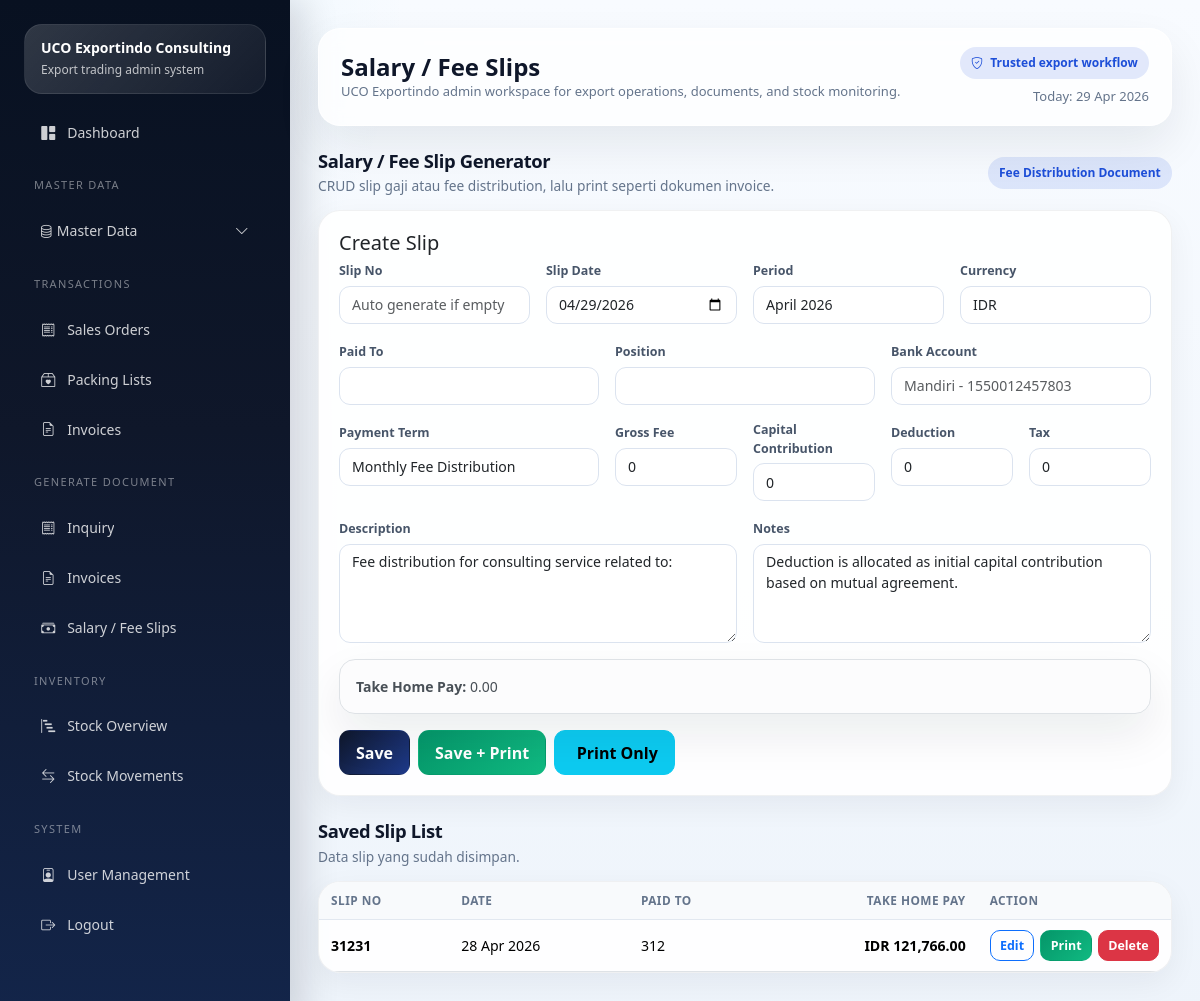
Page /index.php/fee_slips (signed in) on the committed database.
### tables this page shows
CREATE TABLE IF NOT EXISTS `fee_slips` (
  `id` int NOT NULL AUTO_INCREMENT,
  `slip_no` varchar(60) NOT NULL,
  `slip_date` date NOT NULL,
  `period_text` varchar(100) DEFAULT NULL,
  `payee_name` varchar(150) NOT NULL,
  `position_text` varchar(150) DEFAULT NULL,
  `bank_account` text,
  `payment_term` varchar(150) DEFAULT NULL,
  `currency_text` varchar(20) DEFAULT 'IDR',
  `description` text,
  `notes` text,
  `gross_fee` decimal(18,2) NOT NULL DEFAULT '0.00',
  `capital_contribution` decimal(18,2) NOT NULL DEFAULT '0.00',
  `deduction_amount` decimal(18,2) NOT NULL DEFAULT '0.00',
  `tax_amount` decimal(18,2) NOT NULL DEFAULT '0.00',
  `take_home_pay` decimal(18,2) NOT NULL DEFAULT '0.00',
  `created_by` int DEFAULT NULL,
  `created_at` timestamp NULL DEFAULT CURRENT_TIMESTAMP,
  PRIMARY KEY (`id`),
  UNIQUE KEY `slip_no` (`slip_no`)
);

### application/core/MY_Controller.php (called while the page is built, shortened)
<?php
class MY_Controller extends CI_Controller
{
    protected $user;
    public function __construct()
    {
        $this->user = $this->session->userdata('user');
    }
    protected function render($view, $data = [], $layout = 'admin')
    {
        $data['current_user'] = $this->user;
        $this->load->view('templates/admin_header', $data);
        $this->load->view($view, $data);
        $this->load->view('templates/admin_footer', $data);
    }
}

### application/controllers/Fee_slips.php (called while the page is built, shortened)
<?php
class Fee_slips extends MY_Controller
{
    public function index()
    {
        $data['page_title'] = 'Salary / Fee Slips';
        $data['rows'] = $this->fee_slip->rows();
        $data['edit'] = $this->input->get('edit') ? $this->fee_slip->get($this->input->get('edit')) : null;
        $this->render('admin/fee_slips/index', $data);
    }
}

### index.php (called while the page is built, shortened)
<?php
require BASEPATH . 'core/CodeIgniter.php';

### application/helpers/uco_helper.php (called while the page is built, shortened)
<?php
function e($str)
{
    return htmlspecialchars((string)$str, ENT_QUOTES, 'UTF-8');
}
function format_date_id($date)
{
    return date('d M Y', strtotime($date));
}
function format_money($amount, $decimals = 2)
{
    return number_format((float)$amount, $decimals, '.', ',');
}

### application/models/Fee_slip_model.php (called while the page is built, shortened)
<?php
class Fee_slip_model extends CI_Model
{
    protected $table = 'fee_slips';
    public function rows()
    {
        return $this->db->order_by('id', 'DESC')->get($this->table)->result_array();
    }
}

### application/views/admin/fee_slips/index.php (the view, shortened to what this page needs)
<?php
$edit = isset($edit) && is_array($edit) ? $edit : null;
function fv($key, $default = '')
{
    $currentEdit = $GLOBALS['edit'] ?? null;
    return e(is_array($currentEdit) ? ($currentEdit[$key] ?? $default) : $default);
}
?>
<div class="section-block">
    <div class="section-head">
        <div>
            <h3>Salary / Fee Slip Generator</h3>
            <p>CRUD slip gaji atau fee distribution, lalu print seperti dokumen invoice.</p>
        </div>
        <div class="badge-soft badge-soft-primary">Fee Distribution Document</div>
    </div>
    <div class="card shadow-sm mb-4">
        <div class="card-body">
            <h5 class="mb-1"><?= $edit ? 'Edit Slip' : 'Create Slip'; ?></h5>
            <form method="post">
                <div class="row g-3">
                    <div class="col-md-3"><label class="form-label">Slip No</label><input name="slip_no" class="form-control" value="<?= fv('slip_no'); ?>" placeholder="Auto generate if empty"></div>
                    <div class="col-md-3"><label class="form-label">Slip Date</label><input type="date" name="slip_date" class="form-control" value="<?= fv('slip_date', date('Y-m-d')); ?>"></div>
                    <div class="col-md-3"><label class="form-label">Period</label><input name="period_text" class="form-control" value="<?= fv('period_text', 'April 2026'); ?>"></div>
                    <div class="col-md-3"><label class="form-label">Currency</label><input name="currency_text" class="form-control" value="<?= fv('currency_text', 'IDR'); ?>"></div>
                    <div class="col-md-4"><label class="form-label">Paid To</label><input name="payee_name" class="form-control" value="<?= fv('payee_name'); ?>" required></div>
                    <div class="col-md-4"><label class="form-label">Position</label><input name="position_text" class="form-control" value="<?= fv('position_text'); ?>"></div>
                    <div class="col-md-4"><label class="form-label">Bank Account</label><input name="bank_account" class="form-control" value="<?= fv('bank_account'); ?>" placeholder="Mandiri - 1550012457803"></div>
                    <div class="col-md-4"><label class="form-label">Payment Term</label><input name="payment_term" class="form-control" value="<?= fv('payment_term', 'Monthly Fee Distribution'); ?>"></div>
                    <div class="col-md-2"><label class="form-label">Gross Fee</label><input type="number" step="0.01" name="gross_fee" class="form-control calc" value="<?= fv('gross_fee', '0'); ?>"></div>
                    <div class="col-md-2"><label class="form-label">Capital Contribution</label><input type="number" step="0.01" name="capital_contribution" class="form-control calc" value="<?= fv('capital_contribution', '0'); ?>"></div>
                    <div class="col-md-2"><label class="form-label">Deduction</label><input type="number" step="0.01" name="deduction_amount" class="form-control calc" value="<?= fv('deduction_amount', '0'); ?>"></div>
                    <div class="col-md-2"><label class="form-label">Tax</label><input type="number" step="0.01" name="tax_amount" class="form-control calc" value="<?= fv('tax_amount', '0'); ?>"></div>
                    <div class="col-md-6"><label class="form-label">Description</label><textarea name="description" rows="4" class="form-control" required><?= fv('description', 'Fee distribution for consulting service related to:'); ?></textarea></div>
                    <div class="col-md-6"><label class="form-label">Notes</label><textarea name="notes" rows="4" class="form-control"><?= fv('notes', 'Deduction is allocated as initial capital contribution based on mutual agreement.'); ?></textarea></div>
                </div>
                <div class="alert alert-light border mt-3 mb-0"><strong>Take Home Pay: </strong><span id="take-home-preview">0.00</span></div>
                <div class="admin-form-actions mt-3">
                    <button class="btn btn-dark" name="submit_action" value="save">Save</button>
                    <button class="btn btn-success" name="submit_action" value="save_print">Save + Print</button>
                    <button type="submit" name="submit_action" value="print_only" class="btn btn-info">
                        <i class="fa fa-print"></i> Print Only
                    </button>
                </div>
            </form>
        </div>
    </div>
</div>
<div class="section-block">
    <div class="section-head">
        <div>
            <h3>Saved Slip List</h3>
            <p>Data slip yang sudah disimpan.</p>
        </div>
    </div>
    <div class="card shadow-sm">
        <div class="card-body p-0">
            <div class="table-responsive">
                <table class="table table-sm mb-0 align-middle">
                    <thead>
                        <tr>
                            <th>Slip No</th>
                            <th>Date</th>
                            <th>Paid To</th>
                            <th class="text-end">Take Home Pay</th>
                            <th class="action-cell">Action</th>
                        </tr>
                    </thead>
                    <tbody>
                        <?php if (empty($rows)): ?><tr>
                                <td colspan="5" class="empty-state">No salary slips yet.</td>
                            </tr><?php else: foreach ($rows as $row): ?>
                                <tr>
                                    <td class="fw-semibold"><?= e($row['slip_no']); ?></td>
                                    <td><?= format_date_id($row['slip_date']); ?></td>
                                    <td><?= e($row['payee_name']); ?></td>
                                    <td class="text-end fw-semibold"><?= e($row['currency_text']); ?> <?= format_money($row['take_home_pay']); ?></td>
                                    <td class="action-cell">
                                        <div class="table-action-group">
                                            <a class="btn btn-sm btn-outline-primary" href="<?= site_url('fee-slips?edit=' . $row['id']); ?>">Edit</a>
                                            <a class="btn btn-sm btn-success" target="_blank" href="<?= site_url('fee-slips/print/' . $row['id']); ?>">Print</a>
                                            <a class="btn btn-sm btn-danger" onclick="return confirm('Delete this slip?')" href="<?= site_url('fee-slips/delete/' . $row['id']); ?>">Delete</a>
                                        </div>
                                    </td>
                                </tr>
                        <?php endforeach;
                                endif; ?>
                    </tbody>
                </table>
            </div>
        </div>
    </div>
</div>

### assets/css2/app.css (style rules this page uses)
:root { --uco-navy: #0f172a; --uco-navy-2: #111c44; --uco-blue: #1d4ed8; --uco-cyan: #0ea5e9; --uco-green: #10b981; --uco-warning: #f59e0b; --uco-danger: #ef4444; --uco-light: #f8fafc; --uco-line: #e2e8f0; --uco-text: #0f172a; --uco-muted: #64748b; --uco-card: #ffffff; --uco-shadow: 0 20px 45px rgba(15, 23, 42, .08); }
html, body { height: 100%; }
body { font-size: 14px; color: var(--uco-text); background: radial-gradient(circle at top left, rgba(14, 165, 233, .08), transparent 26%), linear-gradient(180deg, #f8fbff 0%, #eef4fb 100%); }
a { text-decoration: none; }
.glass-card, .card, .login-card, .public-soft-card { border: 1px solid rgba(15, 23, 42, .06) !important; border-radius: 22px !important; box-shadow: var(--uco-shadow) !important; }
.card, .glass-card { background: rgba(255,255,255,.9); overflow: hidden; }
.card .card-body { padding: 20px; }
.table-responsive { border-radius: 18px; }
.table-sm td, .table-sm th { vertical-align: middle; padding: .85rem .9rem; }
.table thead th { background: #f8fafc; color: #334155; font-size: 12px; text-transform: uppercase; letter-spacing: .03em; border-bottom: 1px solid var(--uco-line); }
.badge-soft { padding: .45rem .7rem; border-radius: 999px; font-weight: 600; font-size: 12px; }
.badge-soft-primary { background: rgba(29,78,216,.12); color: #1d4ed8; }
.section-block { margin-bottom: 24px; }
.section-head { display: flex; justify-content: space-between; gap: 14px; align-items: end; margin-bottom: 14px; }
.section-head h3 { font-size: 1.05rem; margin: 0; font-weight: 700; }
.section-head p { margin: 4px 0 0; color: var(--uco-muted); font-size: 13px; }
.form-control, .form-select { min-height: 44px; border-radius: 14px; border-color: #dbe4f0; box-shadow: none !important; }
textarea.form-control { min-height: 110px; }
.form-label { font-weight: 600; color: #334155; margin-bottom: .45rem; }
.btn { border-radius: 14px; padding: .62rem 1rem; font-weight: 600; }
.btn-dark { background: linear-gradient(135deg, #0f172a, #1e3a8a); border-color: transparent; }
.btn-success { background: linear-gradient(135deg, #059669, #10b981); border-color: transparent; }
.alert { border: 0; border-radius: 16px; box-shadow: var(--uco-shadow); }
.table-action-group { display: flex; flex-wrap: wrap; gap: 8px; }

### application/views/templates/admin_header.php (style rules this page uses)
html { overflow-y: scroll; }
body { overflow-x: hidden; }
.section-block { margin-bottom: 1.35rem; }
.section-head { display: flex; align-items: center; justify-content: space-between; gap: 1rem; margin-bottom: .85rem; }
.section-head h3 { margin-bottom: .15rem; font-size: 1.15rem; font-weight: 800; letter-spacing: -.02em; }
.section-head p { margin-bottom: 0; font-size: .86rem; color: #64748b; }
.card { border: 1px solid rgba(15, 23, 42, .08); border-radius: 18px; }
.card.shadow-sm { box-shadow: 0 10px 30px rgba(15, 23, 42, .055) !important; }
.card-body { padding: 1.1rem; }
.form-label { margin-bottom: .32rem; font-size: .78rem; font-weight: 700; color: #475569; }
.form-control, .form-select { min-height: 38px; border-radius: 11px; border-color: #dbe3ef; font-size: .88rem; }
textarea.form-control { min-height: auto; }
.btn { border-radius: 11px; font-weight: 700; display: inline-flex; align-items: center; justify-content: center; gap: .35rem; }
.btn-sm { min-height: 31px; padding: .28rem .58rem; border-radius: 10px; font-size: .78rem; line-height: 1.1; white-space: nowrap; }
.table-responsive { overflow-x: auto; }
.table { --bs-table-bg: transparent; font-size: .88rem; }
.table > :not(caption) > * > * { padding: .62rem .75rem; vertical-align: middle; }
.table thead th { font-size: .74rem; text-transform: uppercase; letter-spacing: .04em; color: #64748b; background: #f8fafc; border-bottom: 1px solid #e2e8f0; white-space: nowrap; }
.table-action-group, .action-buttons { display: inline-flex; align-items: center; flex-wrap: nowrap; gap: .38rem; white-space: nowrap; }
.table td.action-cell, .table th.action-cell { width: 1%; white-space: nowrap; }
.admin-form-actions { display: flex; align-items: center; flex-wrap: wrap; gap: .5rem; }

### rows in the picture
fee_slips: slip_no "31231", slip_date "28 Apr 2026", payee_name "312", currency_text "IDR", take_home_pay "121,766.00"

### other values in the picture
$page_title "Salary / Fee Slips"
